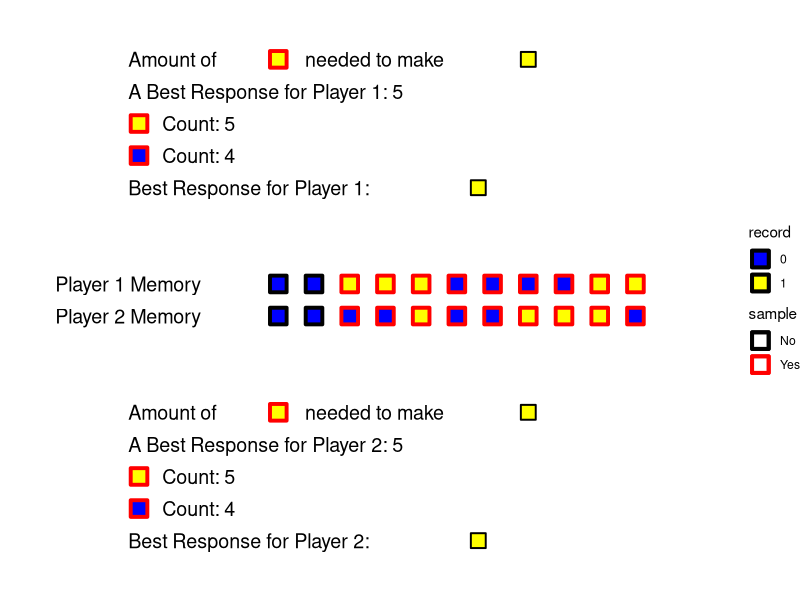
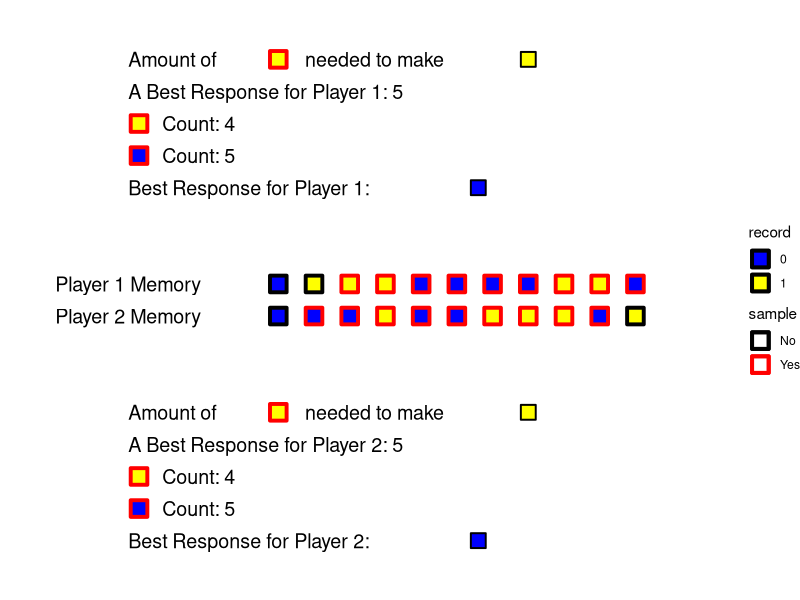
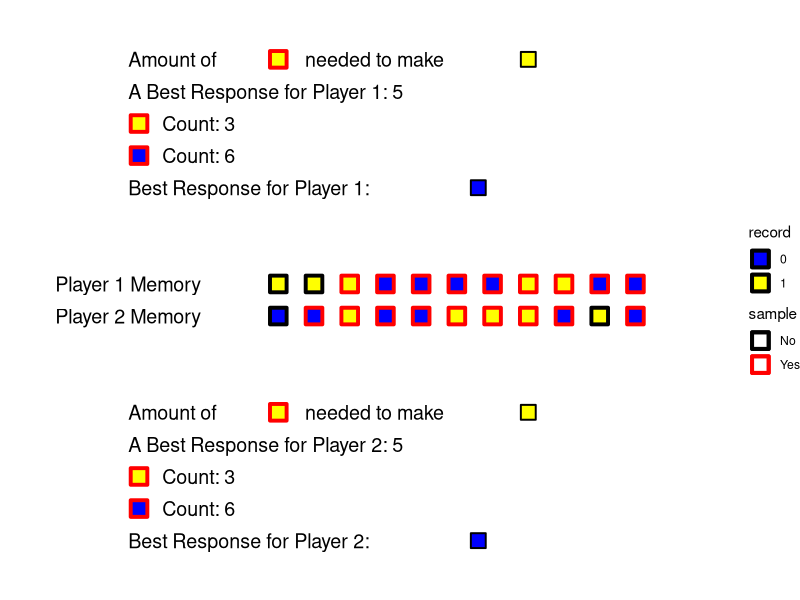
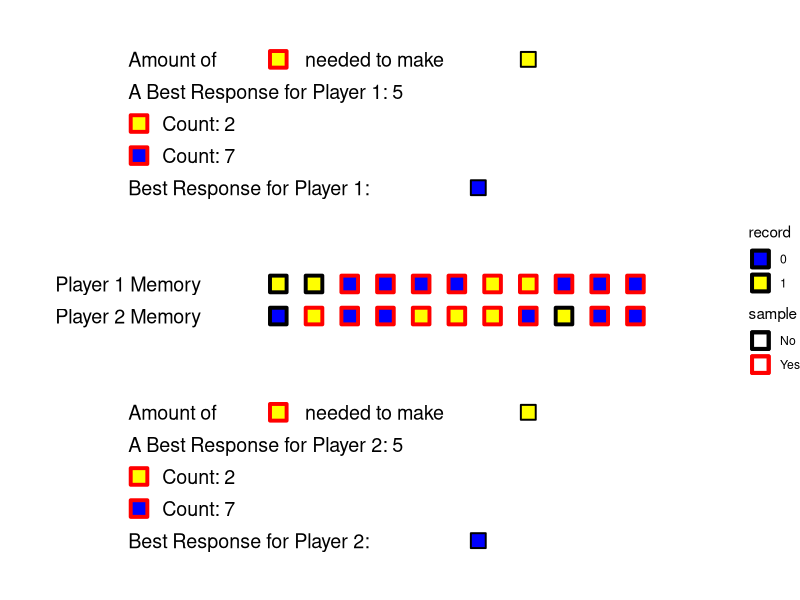
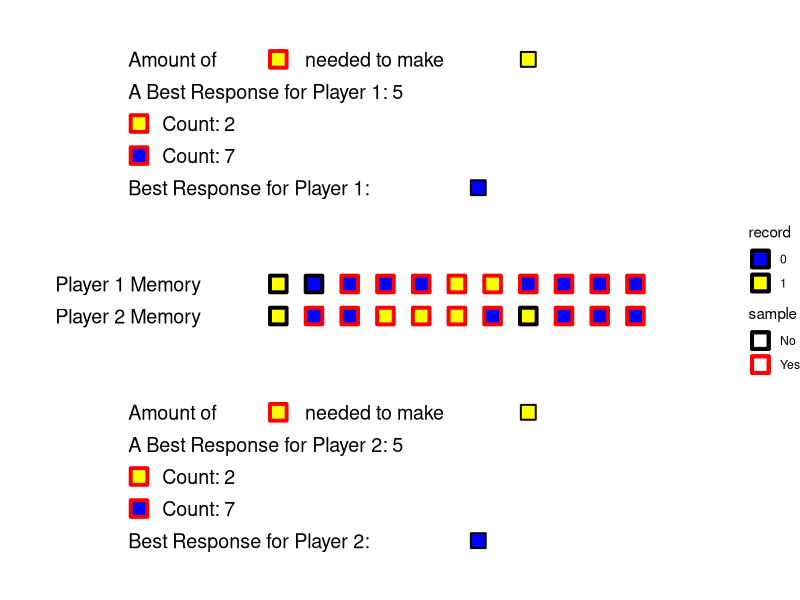
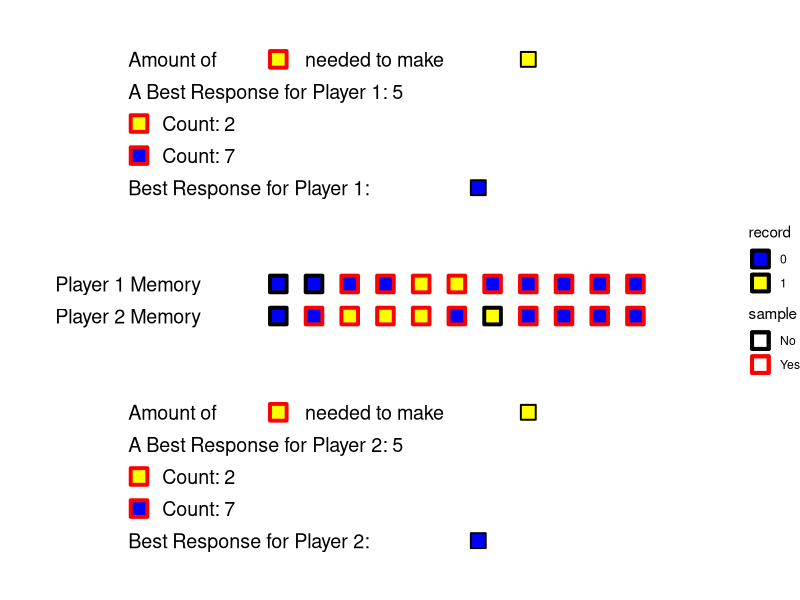
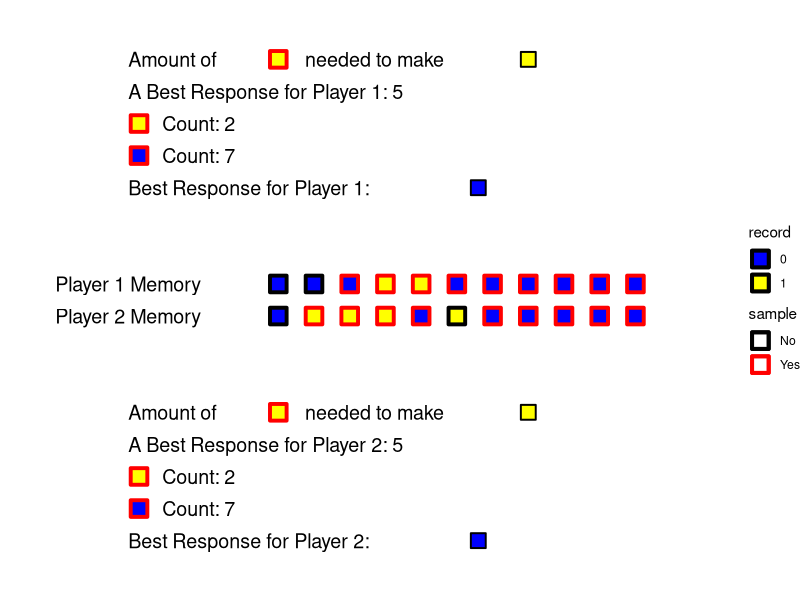

These figures' R source, in order:
#This script allows users to select parameters for adaptive play and observe a possible path
#to a convention under no perturbations.

#load required libraries for the visualization
library("tidyverse")

#Parameter selection
m = 13
s = 11
#alpha and beta
a = .5
b = .5
#scenario = "Match"
#scenario = "Switch Different"
#scenario = "Switch Same"
scenario = "Random"

makeAnimation = function(m, s, a, b, scenario) {
  #randomly generating histories
  hA = sample(c(0, 1), size = m, replace = TRUE)
  hB = sample(c(0, 1), size = m, replace = TRUE)
  
  #sampling most recent s records
  sA = tail(hB, s)
  sB = tail(hA, s)
  
  #calculating best response (choosing action 1 if not unique)
  aA = ifelse(sum(sA / s) >= a, 1, 0)
  aB = ifelse(sum(sB / s) >= b, 1, 0)
  
  
  #randomly regenerating histories until one that is consistent with desired scenario is generated.
  while (scenario == "Match" & aA != aB) {
    hA = sample(c(0, 1), size = m, replace = TRUE)
    hB = sample(c(0, 1), size = m, replace = TRUE)
    
    sA = tail(hB, s)
    sB = tail(hA, s)
    
    aA = ifelse(sum(sA / s) >= a, 1, 0)
    aB = ifelse(sum(sB / s) >= b, 1, 0)
  }
  
  while (scenario == "Switch Different") {
    hA = sample(c(0, 1), size = m, replace = TRUE)
    hB = sample(c(0, 1), size = m, replace = TRUE)
    
    sA = tail(hB, s)
    sB = tail(hA, s)
    
    aA = ifelse(sum(sA / s) >= a, 1, 0)
    aB = ifelse(sum(sB / s) >= b, 1, 0)
    
    #if aA == aB then the randomized history does not give us the desired scenario.
    if (aA == aB)
      next
    
    #define rA and rB as the number of records in sample matching aA and aB respectively
    #that need to be removed for the BR to change.
    rA = ifelse(aA == 1, ceiling((1 - a) * s - sum(sA == 0)), ceiling(a *
                                                                        s - sum(sA)))
    rB = ifelse(aB == 1, ceiling((1 - b) * s - sum(sB == 0)), ceiling(b *
                                                                        s - sum(sB)))
    
    #in case rA or rB = 0 (they are indifferent between actions) set required to 1
    #to avoid code complications and remove indifference.
    rA = max(rA, 1)
    rB = max(rB, 1)
    
    #initialize k, j: the number of actions until player A, B's BR changes.
    k = rA
    j = rB
    while (sum(sA[1:k] == aA) != rA) {
      k = k + 1
    }
    while (sum(sB[1:j] == aB) != rB) {
      j = j + 1
    }
    #if j != k then the randomized history gives us the desired scenario. Exit generation
    if (j != k)
      break
  }
  
  while (scenario == "Switch Same") {
    hA = sample(c(0, 1), size = m, replace = TRUE)
    hB = sample(c(0, 1), size = m, replace = TRUE)
    
    sA = tail(hB, s)
    sB = tail(hA, s)
    
    aA = ifelse(sum(sA / s) >= a, 1, 0)
    aB = ifelse(sum(sB / s) >= b, 1, 0)
    
    #if aA == aB then the randomized history does not give us the desired scenario.
    if (aA == aB){
      next
    }
    
    #define rA and rB as the number of records in sample matching aA and aB respectively
    #that need to be removed for the BR to change.
    rA = ifelse(aA == 1, ceiling((1 - a) * s - sum(sA == 0)), ceiling(a *
                                                                        s - sum(sA)))
    rB = ifelse(aB == 1, ceiling((1 - b) * s - sum(sB == 0)), ceiling(b *
                                                                        s - sum(sB)))
    
    #incase rA or rB = 0 (they are indifferent between actions) set required to 1
    #to avoid code complications and remove indifference.
    rA = max(rA, 1)
    rB = max(rB, 1)
    
    #initialize k, j: the number of actions until player A, B's BR changes.
    k = rA
    j = rB
    while (sum(sA[1:k] == aA) != rA) {
      k = k + 1
    }
    while (sum(sB[1:j] == aB) != rB) {
      j = j + 1
    }
    #if j == k then the randomized history gives us the desired scenario. Exit generation
    if (j == k){
      break
    }
  }
  
  while (scenario == "Random") {
    #Identify the scenario randomly generated and reassign the scenario variable.
    #if aA == aB then the randomized history is that of a "Match" scenario.
    if (aA == aB) {
      scenario = "Match"
      next
    }
    
    #define rA and rB as the number of records in sample matching aA and aB respectively
    #that need to be removed for the BR to change.
    rA = ifelse(aA == 1, ceiling((1 - a) * s - sum(sA == 0)), ceiling(a *
                                                                        s - sum(sA)))
    rB = ifelse(aB == 1, ceiling((1 - b) * s - sum(sB == 0)), ceiling(b *
                                                                        s - sum(sB)))
    
    #in case rA or rB = 0 (they are indifferent between actions) set required to 1
    #to avoid code complications and remove indifference.
    rA = max(rA, 1)
    rB = max(rB, 1)
    
    #initialize k, j: the number of actions until player A, B's BR changes.
    k = rA
    j = rB
    while (sum(sA[1:k] == aA) != rA) {
      k = k + 1
    }
    while (sum(sB[1:j] == aB) != rB) {
      j = j + 1
    }
    #if j != k then the randomized history is that of a "Switch Different" scenario.
    #Otherwise, j == k and it is that of a "Switch Same" scenario.
    if (j != k){
      scenario = "Switch Different"
    } else {
      scenario = "Switch Same"
    }
  }
  
  if (scenario == "Match") {
    #added j,k = 0 for appropriate evolution length
    j = 0
    k = 0
  }
  
  
  
  #record the evolution of memory in data frames.
  #jk = the period at which the first best response changes
  jk = min(j, k)
  memory_slots = character(m)
  
  #create memory slot names for tibble
  for (i in 1:(m)) {
    memory_slots[m + 1 - i] = (paste0("m", i))
  }
  
  #initialize data frame for history
  hA_evo = data.frame(matrix(nrow = jk + m + 1, ncol = m))
  hB_evo = data.frame(matrix(nrow = jk + m + 1, ncol = m))
  
  #assign column names
  colnames(hA_evo) = memory_slots
  colnames(hB_evo) = memory_slots
  
  #selecting possible samples until a convention is achieved.
  if (scenario != "Switch Same") {
    #If scenario is not "Switch Same" we can ensure a convention is met by sampling
    #the most recent s records jk+m times (jk periods until coordination, m to fill memory).
    
    
    i = -1
    while (i < (jk + m)) {
      #record starting history as period 0
      i = i + 1
      hA_evo[(i+1),] = (tail(hA, m))
      hB_evo[(i+1),] = (tail(hB, m))
      
      #take new sample of most recent s records
      sA = tail(hB, s)
      sB = tail(hA, s)
      
      #calculate BR
      aA = ifelse(sum(sA / s) >= a, 1, 0)
      aB = ifelse(sum(sB / s) >= b, 1, 0)
      
      #insert BR into history
      hA = c(hA, aA)
      hB = c(hB, aB)
    }
  } else {
    #Scenario is "Switch Same". Since both best responses change after the same period
    #we simply need to change the way one player (A) samples to get them to coordinate.
    #We can reach a convention if the one player (B) samples the most recent s records
    #for jk+m periods and the other player (A) samples in following way:
    #1. For the first jk-1 periods sample the most recent s records
    #2. For periods jk through jk+s sample the most recent s+1 records except for the record
    #   created in period jk-1
    #3. For periods jk+s+1 through jk+m sample the most recent s records
    #This works because 2. stops player A from flipping their BR until their whole sample is
    #the same action.
    
    i = -1
    while (i < (jk + m)) {
      #record starting history as period 0
      i = i + 1
      
      hA_evo[(i+1),] = (tail(hA, m))
      hB_evo[(i+1),] = (tail(hB, m))
      
      if (i > (jk - 1) & i < (jk + s + 1)) {
        sA = tail(hB, s + 1)[-(jk + s + 1 - i)]
      } else {
        sA = tail(hB, s)
      }
      sB = tail(hA, s)
      
      aA = ifelse(sum(sA / s) >= a, 1, 0)
      aB = ifelse(sum(sB / s) >= b, 1, 0)
      
      hA = c(hA, aA)
      hB = c(hB, aB)
    }
  }
  
  #Transform evolution of histories to long form data for plotting
  hA_evo_tib = as_tibble(hA_evo)
  #assign periods based on row position
  hA_evo_tib = hA_evo_tib %>%
    mutate(period = 0:(jk + m))
  #transform to long form data
  hA_evo_tib = gather(hA_evo_tib, position, record, all_of(memory_slots))
  #transform memory slot name to numeric position
  hA_evo_tib$position = as.numeric(sub(
    pattern = "m",
    replacement = "",
    x = hA_evo_tib$position
  ))
  #assign sample dummy to 1 is in most recent s records in a given period 
  hA_evo_tib = hA_evo_tib %>%
    mutate(sample = ifelse(position <= s, 1, 0))
  hA_evo_tib$sample = factor(hA_evo_tib$sample)
  hA_evo_tib$record = factor(hA_evo_tib$record)
  
  
  #Transform evolution of histories to long form data for plotting
  hB_evo_tib = as_tibble(hB_evo)
  #assign periods based on row position
  hB_evo_tib = hB_evo_tib %>%
    mutate(period = 0:(jk + m))
  #transform to long form data
  hB_evo_tib = gather(hB_evo_tib, position, record, all_of(memory_slots))
  #transform memory slot name to numeric position
  hB_evo_tib$position = as.numeric(sub(
    pattern = "m",
    replacement = "",
    x = hB_evo_tib$position
  ))
  #assign sample dummy to 1 is in most recent s records in a given period 
  hB_evo_tib = hB_evo_tib %>%
    mutate(sample = ifelse(position <= s, 1, 0))
  
  
  if (scenario == "Switch Same") {
    #apply special sampling rules as outlined above
    #add position s+1 to sample for periods jk through jk+s
    hB_evo_tib$sample[((jk + m + 1) * (m - s - 1) + jk + 1):((jk + m + 1) * (m - s - 1) + jk + s + 1)] = 1
    #remove the record created in period jk-1 in periods jk through jk+s
    hB_evo_tib$sample[((jk + m + 1) * (m - s - 1) + jk + s + 1) + (jk + m) * (0:s)] = 0
  }
  hB_evo_tib$sample = factor(hB_evo_tib$sample)
  hB_evo_tib$record = factor(hB_evo_tib$record)
  
  
  animation = list()
  for(i in 0:(jk + m)) {
    #filter data by current period, extract number of each action in each player sample.
    hA_evo_tib_i = hA_evo_tib %>%
      filter(period == i)
    P1counts = hA_evo_tib_i %>%
      filter(sample == 1)
    P1count1 = as.numeric(sum(P1counts$record ==1))
    P1count0 = as.numeric(sum(P1counts$record ==0))
    
    
    hB_evo_tib_i = hB_evo_tib %>%
      filter(period == i)
    P2counts = hB_evo_tib_i %>%
      filter(sample == 1)
    P2count1 = as.numeric(sum(P2counts$record ==1))
    P2count0 = as.numeric(sum(P2counts$record ==0))
    
    anim = ggplot() +
      geom_point(
        data = hA_evo_tib_i,
        shape = 22,
        stroke = 2,
        size = 5,
        aes(
          fill = record,
          x = -position,
          y = 1,
          color = sample
        )
      ) +
      geom_point(
        data = hB_evo_tib_i,
        shape = 22,
        stroke = 2,
        size = 5,
        aes(
          fill = record,
          x = -position,
          y = 0,
          color = sample
        )
      ) +
      scale_fill_manual(values = c("1" = "yellow",
                                   "0" = "blue")) +
      scale_color_manual(values = c("1" = "red",
                                    "0" = "black"),
                         labels = c("1" = "Yes", "0" = "No")) +
      ylim(-8, 9) +
      xlim(-1.35 * m - 3, 1) +
      theme_void() +
      annotate(
        "text",
        x = -1.2 * m - 2,
        y = 1,
        size = 5,
        label = "Player 1 Memory",
        color = "black"
      ) +
      annotate(
        "text",
        x = -1.2 * m - 2,
        y = 0,
        size = 5,
        label = "Player 2 Memory",
        color = "black"
      ) +
      annotate(
        "text",
        x = -1.2 * m - 2,
        y = 8,
        size = 5,
        label = "Amount of",
        color = "black",
        hjust = "left"
      ) +
      annotate(
        "point",
        x = -.9 * m - 1.1,
        y = 8,
        shape = 22,
        stroke = 2,
        size = 5,
        color = "red",
        fill = "yellow"
      ) +
      annotate(
        "text",
        x = -.85 * m - .9,
        y = 8,
        size = 5,
        label = "needed to make",
        color = "black",
        hjust = "left"
      ) +
      annotate(
        "point",
        x = -.4 * m + .4,
        y = 8,
        shape = 22,
        stroke = 1,
        size = 5,
        color = "black",
        fill = "yellow"
      ) +
      annotate(
        "text",
        x = -1.2 * m - 2,
        y = 7,
        size = 5,
        label = paste0("A Best Response for Player 1: ", ceiling(a*s)),
        color = "black",
        hjust = "left"
      ) +
      annotate(
        "point",
        x = -1.18 * m - 1.92,
        y = 6,
        shape = 22,
        stroke = 2,
        size = 5,
        color = "red",
        fill = "yellow"
      ) +
      annotate(
        "text",
        x = -1.13 * m - 1.82,
        y = 6,
        size = 5,
        label = paste0("Count: ", P1count1),
        color = "black",
        hjust = "left"
      ) +
      annotate(
        "point",
        x = -1.18 * m - 1.92,
        y = 5,
        shape = 22,
        stroke = 2,
        size = 5,
        color = "red",
        fill = "blue"
      ) +
      annotate(
        "text",
        x = -1.13 * m - 1.82,
        y = 5,
        size = 5,
        label = paste0("Count: ", P1count0),
        color = "black",
        hjust = "left"
      ) +
      annotate(
        "text",
        x = -1.2 * m - 2,
        y = 4,
        size = 5,
        label = "Best Response for Player 1:",
        color = "black",
        hjust = "left"
      ) +
      annotate(
        "point",
        x = -.5 * m + .1,
        y = 4,
        shape = 22,
        stroke = 1,
        size = 5,
        color = "black",
        fill = ifelse(P1count1 >= a*s, "yellow", "blue")
      ) +
      annotate(
        "text",
        x = -1.2 * m - 2,
        y = -3,
        size = 5,
        label = "Amount of",
        color = "black",
        hjust = "left"
      ) +
      annotate(
        "point",
        x = -.9 * m - 1.1,
        y = -3,
        shape = 22,
        stroke = 2,
        size = 5,
        color = "red",
        fill = "yellow"
      ) +
      annotate(
        "text",
        x = -.85 * m - .9,
        y = -3,
        size = 5,
        label = "needed to make",
        color = "black",
        hjust = "left"
      ) +
      annotate(
        "point",
        x = -.4 * m + .4,
        y = -3,
        shape = 22,
        stroke = 1,
        size = 5,
        color = "black",
        fill = "yellow"
      ) +
      annotate(
        "text",
        x = -1.2 * m - 2,
        y = -4,
        size = 5,
        label = paste0("A Best Response for Player 2: ", ceiling(a*s)),
        color = "black",
        hjust = "left"
      ) +
      annotate(
        "point",
        x = -1.18 * m - 1.92,
        y = -5,
        shape = 22,
        stroke = 2,
        size = 5,
        color = "red",
        fill = "yellow"
      ) +
      annotate(
        "text",
        x = -1.13 * m - 1.82,
        y = -5,
        size = 5,
        label = paste0("Count: ", P1count1),
        color = "black",
        hjust = "left"
      ) +
      annotate(
        "point",
        x = -1.18 * m - 1.92,
        y = -6,
        shape = 22,
        stroke = 2,
        size = 5,
        color = "red",
        fill = "blue"
      ) +
      annotate(
        "text",
        x = -1.13 * m - 1.82,
        y = -6,
        size = 5,
        label = paste0("Count: ", P1count0),
        color = "black",
        hjust = "left"
      ) +
      annotate(
        "text",
        x = -1.2 * m - 2,
        y = -7,
        size = 5,
        label = "Best Response for Player 2:",
        color = "black",
        hjust = "left"
      ) +
      annotate(
        "point",
        x = -.5 * m + .1,
        y = -7,
        shape = 22,
        stroke = 1,
        size = 5,
        color = "black",
        fill = ifelse(P1count1 >= a*s, "yellow", "blue")
      )
    animation[[(i+1)]] = anim 
  }
  
  return(animation)
}


test = makeAnimation(11, 9, a,b,"Switch Same")
test[[1]]
test[[2]]
test[[3]]
test[[4]]
test[[5]]
test[[6]]
test[[7]]
